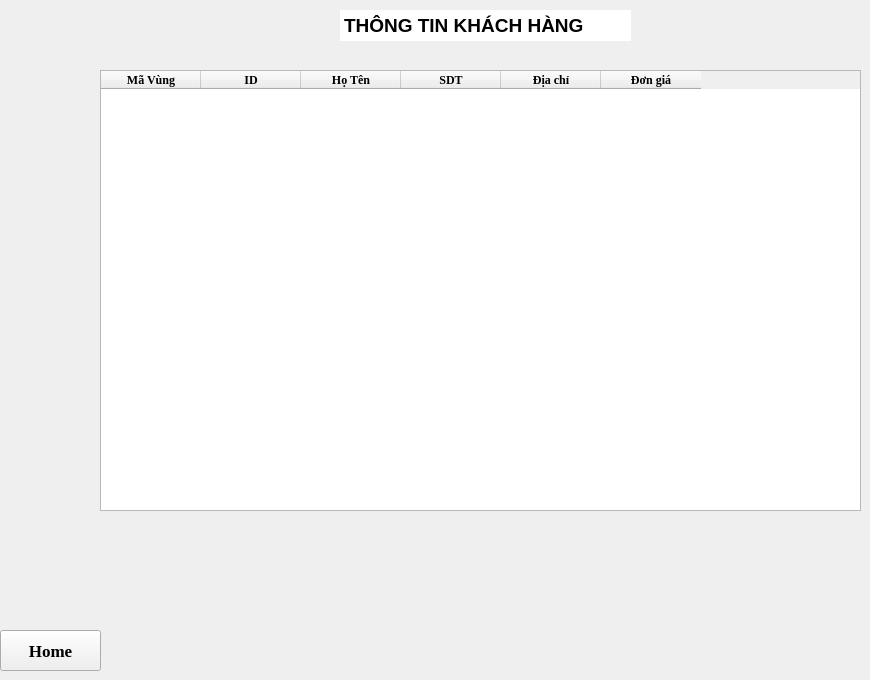
      <widget class="QWidget" name="Screen_SQL">
       <widget class="QTextBrowser" name="textBrowser">
        <property name="geometry">
         <rect>
          <x>340</x>
          <y>10</y>
          <width>291</width>
          <height>31</height>
         </rect>
        </property>
        <property name="frameShape">
         <enum>QFrame::NoFrame</enum>
        </property>
        <property name="frameShadow">
         <enum>QFrame::Raised</enum>
        </property>
        <property name="html">
         <string>&lt;!DOCTYPE HTML PUBLIC &quot;-//W3C//DTD HTML 4.0//EN&quot; &quot;http://www.w3.org/TR/REC-html40/strict.dtd&quot;&gt;
&lt;html&gt;&lt;head&gt;&lt;meta name=&quot;qrichtext&quot; content=&quot;1&quot; /&gt;&lt;style type=&quot;text/css&quot;&gt;
p, li { white-space: pre-wrap; }
&lt;/style&gt;&lt;/head&gt;&lt;body style=&quot; font-family:'Ubuntu'; font-size:11pt; font-weight:400; font-style:normal;&quot;&gt;
&lt;p style=&quot; margin-top:0px; margin-bottom:0px; margin-left:0px; margin-right:0px; -qt-block-indent:0; text-indent:0px;&quot;&gt;&lt;span style=&quot; font-family:'MS Shell Dlg 2'; font-size:14pt; font-weight:600;&quot;&gt;THÔNG TIN KHÁCH HÀNG&lt;/span&gt;&lt;/p&gt;&lt;/body&gt;&lt;/html&gt;</string>
        </property>
       </widget>
       <widget class="QPushButton" name="Button_home_SQL">
        <property name="geometry">
         <rect>
          <x>0</x>
          <y>630</y>
          <width>101</width>
          <height>41</height>
         </rect>
        </property>
        <property name="font">
         <font>
          <family>Times New Roman</family>
          <pointsize>13</pointsize>
          <weight>75</weight>
          <bold>true</bold>
         </font>
        </property>
        <property name="styleSheet">
         <string notr="true"/>
        </property>
        <property name="text">
         <string>Home</string>
        </property>
        <property name="icon">
         <iconset>
          <normaloff>icon/icon_home.png</normaloff>icon/icon_home.png</iconset>
        </property>
        <property name="iconSize">
         <size>
          <width>30</width>
          <height>30</height>
         </size>
        </property>
       </widget>
       <widget class="QTableWidget" name="tableWidget">
        <property name="geometry">
         <rect>
          <x>100</x>
          <y>70</y>
          <width>761</width>
          <height>441</height>
         </rect>
        </property>
        <property name="sizePolicy">
         <sizepolicy hsizetype="Fixed" vsizetype="Fixed">
          <horstretch>0</horstretch>
          <verstretch>0</verstretch>
         </sizepolicy>
        </property>
        <property name="font">
         <font>
          <family>Times New Roman</family>
         </font>
        </property>
        <attribute name="horizontalHeaderMinimumSectionSize">
         <number>57</number>
        </attribute>
        <column>
         <property name="text">
          <string>Mã Vùng</string>
         </property>
         <property name="font">
          <font>
           <family>Times New Roman</family>
           <weight>75</weight>
           <bold>true</bold>
          </font>
         </property>
        </column>
        <column>
         <property name="text">
          <string>ID</string>
         </property>
         <property name="font">
          <font>
           <family>Times New Roman</family>
           <weight>75</weight>
           <bold>true</bold>
          </font>
         </property>
        </column>
        <column>
         <property name="text">
          <string>Họ Tên</string>
         </property>
         <property name="font">
          <font>
           <family>Times New Roman</family>
           <weight>75</weight>
           <bold>true</bold>
          </font>
         </property>
        </column>
        <column>
         <property name="text">
          <string>SDT</string>
         </property>
         <property name="font">
          <font>
           <family>Times New Roman</family>
           <weight>75</weight>
           <bold>true</bold>
          </font>
         </property>
        </column>
        <column>
         <property name="text">
          <string>Địa chỉ</string>
         </property>
         <property name="font">
          <font>
           <family>Times New Roman</family>
           <weight>75</weight>
           <bold>true</bold>
          </font>
         </property>
        </column>
        <column>
         <property name="text">
          <string>Đơn giá</string>
         </property>
         <property name="font">
          <font>
           <family>Times New Roman</family>
           <weight>75</weight>
           <bold>true</bold>
          </font>
         </property>
        </column>
       </widget>
      </widget>
